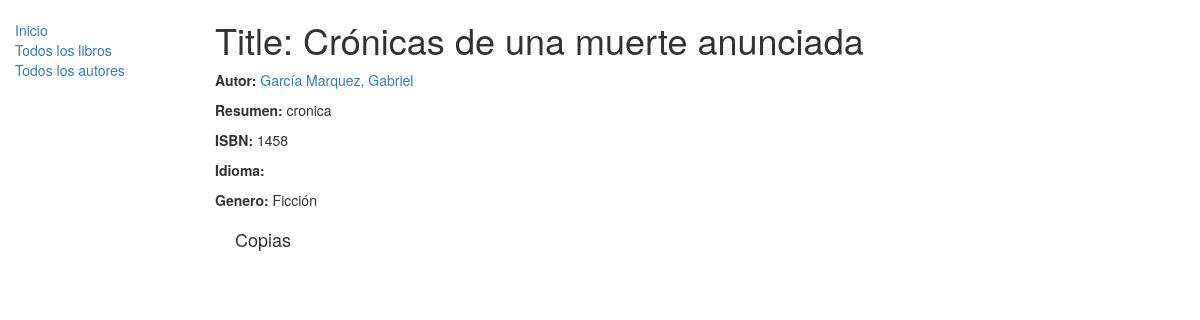
The app's page /catalog/book/4 with its own data.
### catalog/models.py (models this page shows, shortened)
class Book(models.Model):
    title = models.CharField(max_length=200)
    author = models.ForeignKey('Author', on_delete=models.SET_NULL, null=True)
    summary = models.TextField(max_length=1000, help_text="Ingrese una breve descripción del libro")
    isbn = models.CharField('ISBN',max_length=13, help_text='13 Caracteres <a href="https://www.isbn-international.org/content/what-isbn">ISBN number</a>')
    genre = models.ManyToManyField(Genre, help_text="Seleccione un genero para este libro")

class Author(models.Model):
    first_name = models.CharField(max_length=100)
    last_name = models.CharField(max_length=100)
    date_of_birth = models.DateField(null=True, blank=True)
    date_of_death = models.DateField('Died', null=True, blank=True)
    def __str__(self):
        return '%s, %s' % (self.last_name, self.first_name)

class Genre(models.Model):
    name = models.CharField(max_length=200, help_text="Ingrese el nombre del género (p. ej. Ciencia Ficción, Poesía Francesa etc.)")
    def __str__(self):
        return self.name

### catalog/views.py (the view)
# urls.py: path('book/<int:pk>', views.BookDetailView.as_view(), name='book-detail'),
class BookDetailView(generic.DetailView):
    model = Book

### catalog/templates/catalog/book_detail.html (shortened to what this page needs)
{% extends "base_generic.html" %}
{% block content %}
  <h1>Title: {{ book.title }}</h1>
  <p><strong>Autor:</strong> <a href="">{{ book.author }}</a></p>
  <p><strong>Resumen:</strong> {{ book.summary }}</p>
  <p><strong>ISBN:</strong> {{ book.isbn }}</p>
  <p><strong>Idioma:</strong> {{ book.language }}</p>
  <p><strong>Genero:</strong> {% for genre in book.genre.all %} {{ genre }}{% if not forloop.last %}, {% endif %}{% endfor %}</p>
  <div style="margin-left:20px;margin-top:20px">
    <h4>Copias</h4>
  </div>
{% endblock %}

### records on screen
Book: title "Crónicas de una muerte anunciada", author "García Marquez, Gabriel", summary "cronica", isbn "1458"
Genre: name "Ficción"
